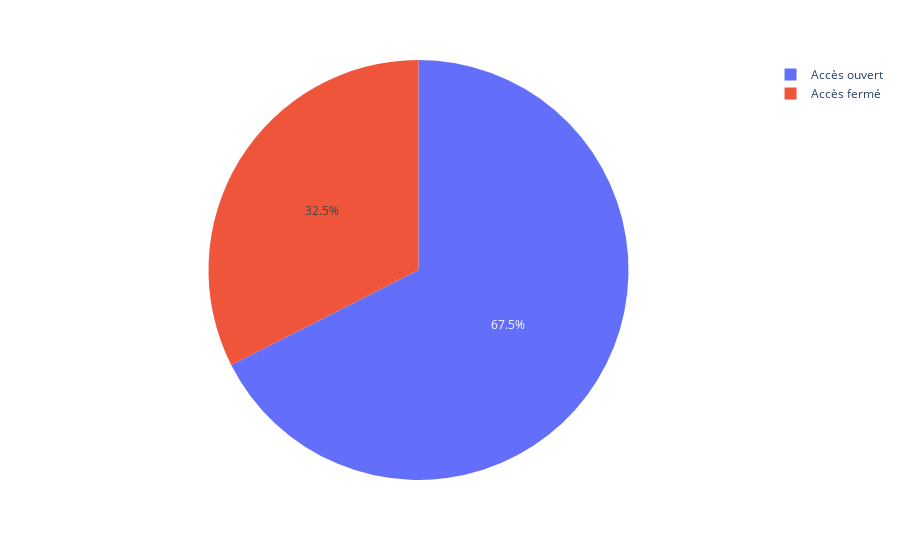

Here is the notebook cell this chart was saved with:
### Code cell
fig = px.pie(df, values='count', names='oa')
fig

### Figure 1 — Plotly figure (JSON) as saved in the notebook; plotly's stock layout.template omitted (floating-point values rounded to 4 significant figures)
{"data": [{"domain": {"x": [0, 1], "y": [0, 1]}, "hovertemplate": "oa=%{label}<br>count=%{value}<extra></extra>", "labels": ["Accès ouvert", "Accès fermé", "Accès ouvert", "Accès fermé", "Accès ouvert", "Accès fermé", "Accès fermé", "Accès ouvert", "Accès fermé", "Accès fermé", "Accès ouvert", "Accès ouvert"], "legendgroup": "", "name": "", "showlegend": true, "type": "pie", "values": [1306, 778, 1707, 752, 1413, 792, 842, 1893, 833, 725, 1519, 1985]}], "layout": {"legend": {"tracegroupgap": 0}, "margin": {"t": 60}}}
